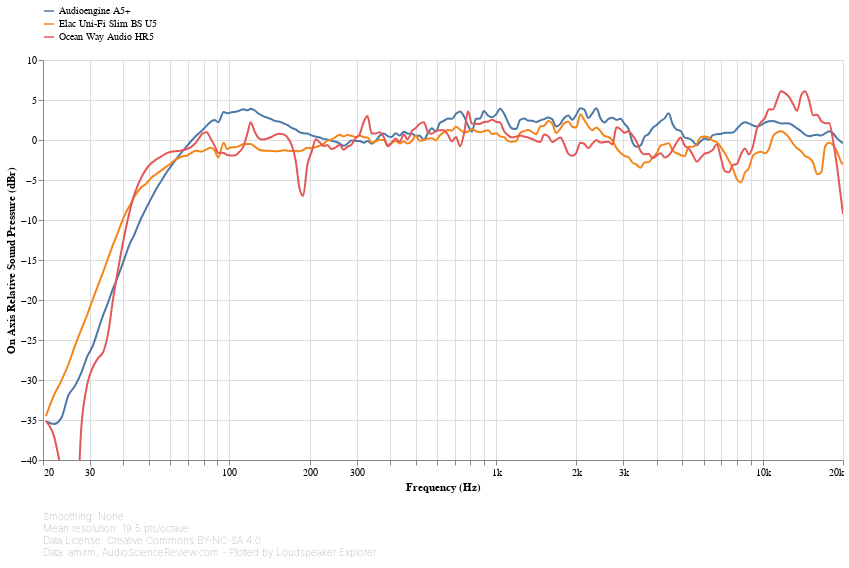

The notebook cell saved with this chart:
### Markdown cell above
On-axis (**ON**) is is the response at a 0° horizontal and vertical angle, i.e. on the reference axis of measurement. Note that in all measurements done thus far, the reference axis is the same as the tweeter axis.

### Code cell
#@markdown
standalone_speaker_frequency_response_db_chart(
    ('CEA2034', 'On Axis'),
    sound_pressure_yaxis(title_prefix='On Axis'))

### Figure 1 — Vega-Lite specification as saved in the notebook (floating-point values rounded to 4 significant figures; data arrays with more than 128 entries replaced by an {"elided": "..."} marker saying what was removed)
{"config": {"view": {"continuousWidth": 400, "continuousHeight": 300, "opacity": 0}}, "vconcat": [{"layer": [{"mark": {"type": "line", "clip": true, "interpolate": "monotone"}, "encoding": {"opacity": {"condition": {"value": 1, "selection": "selector012"}, "value": 0.2}}, "selection": {"selector012": {"type": "multi", "encodings": ["color"], "bind": "legend"}, "selector014": {"type": "interval", "bind": "scales", "encodings": ["x", "y"]}, "selector015": {"type": "single", "fields": ["speaker"], "bind": {"input": "select", "options": [null, "Audioengine A5+", "Elac Uni-Fi Slim BS U5", "Ocean Way Audio HR5"], "labels": ["All", "Audioengine A5+", "Elac Uni-Fi Slim BS U5", "Ocean Way Audio HR5"], "name": "Speaker: "}}}}, {"mark": {"type": "circle", "clip": true, "size": 100}, "encoding": {"fillOpacity": {"condition": {"value": 0.3, "selection": "selector013"}, "value": 0}}, "selection": {"selector013": {"type": "single", "on": "mouseover", "clear": "mouseout", "empty": "none", "encodings": ["x", "y"]}}}], "data": {"name": "data-8b69fb3ad357d5cfa63f389e260b6e8d"}, "encoding": {"color": {"type": "nominal", "field": "speaker", "legend": {"direction": "vertical", "labelLimit": 600, "orient": "top", "symbolType": "stroke"}, "title": null}, "tooltip": [{"type": "nominal", "field": "speaker", "title": "Speaker"}, {"type": "quantitative", "field": "frequency", "format": ".03s", "title": "Frequency (Hz)"}, {"type": "quantitative", "field": "value", "format": ".2f", "title": "Value (dB)"}], "x": {"type": "quantitative", "axis": {"format": "s"}, "field": "frequency", "scale": {"base": 10, "domain": [20, 20000], "nice": false, "type": "log"}, "title": "Frequency (Hz)"}, "y": {"type": "quantitative", "axis": {"grid": true}, "field": "value", "scale": {"domain": [-40, 10]}, "title": ["On Axis Relative Sound Pressure (dBr)"]}}, "height": 400, "transform": [{"flatten": ["frequency", "value"]}, {"filter": {"selection": "selector015"}}], "width": 800}, {"mark": "text", "height": 1, "title": {"text": ["Smoothing: None", "Mean resolution: 19.5 pts/octave", "Data License: Creative Commons BY-NC-SA 4.0", "Data: amirm, AudioScienceReview.com - Plotted by Loudspeaker Explorer"], "anchor": "start", "color": "gray", "fontSize": 10, "fontWeight": "lighter"}, "width": 600}], "resolve": {"legend": {"color": "independent"}}, "$schema": "https://vega.github.io/schema/vega-lite/v4.8.1.json", "datasets": {"data-8b69fb3ad357d5cfa63f389e260b6e8d": [{"speaker": "Audioengine A5+", "frequency": {"elided": "194 float values"}, "value": {"elided": "194 float values"}}, {"speaker": "Elac Uni-Fi Slim BS U5", "frequency": {"elided": "194 float values"}, "value": {"elided": "194 float values"}}, {"speaker": "Ocean Way Audio HR5", "frequency": {"elided": "194 float values"}, "value": {"elided": "194 float values"}}]}}
